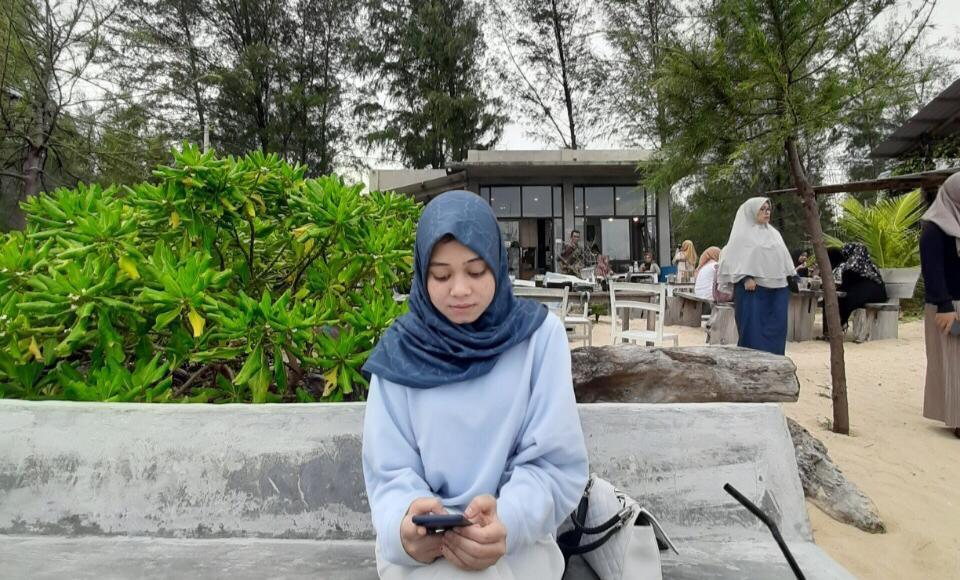
#> input picture efekisna.jpeg, 960 x 580 px
$ python filter.py
#> lines starting #> are read from the running program, lines starting #| are printed output that depends on the picture
import cv2

face = cv2.CascadeClassifier('face_detector.xml')
filename='efekisna.jpeg'
img=cv2.imread(filename)
#> img is the input picture: shape (580, 960, 3); mean B, G, R 111.5, 129.6, 122.8
gray=cv2.cvtColor(img,cv2.COLOR_BGR2GRAY)
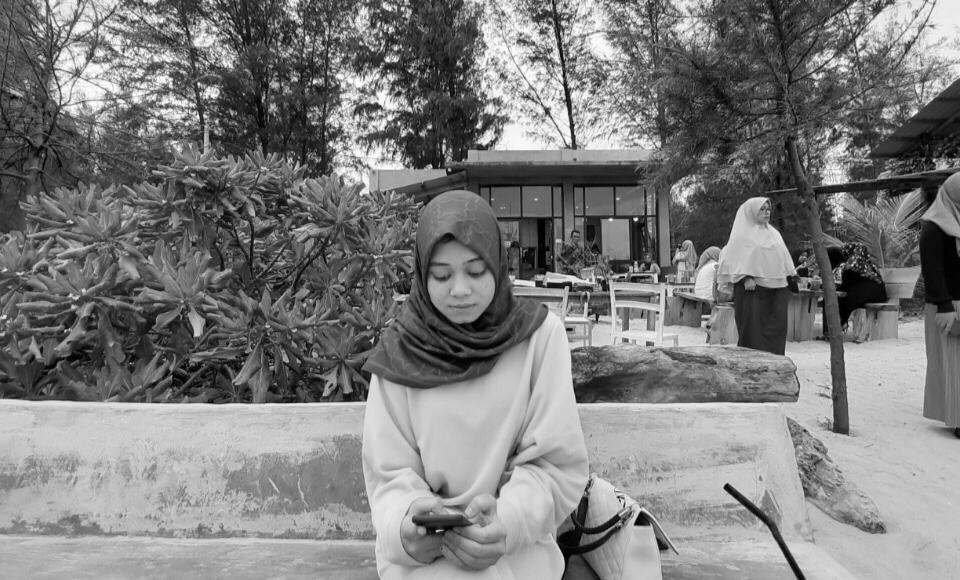
#> gray: shape (580, 960); min 0, max 255, mean 125.5
fl=face.detectMultiScale(gray,1.09,7)
#> fl = [[418, 243, 83, 83]]
ey=face.detectMultiScale(gray,1.09,7)
#> ey = [[418, 243, 83, 83]]
hat=cv2.imread('crownisna.png')
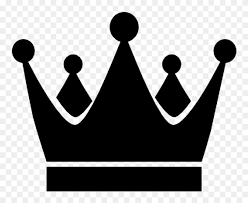
#> input picture crownisna.png, 248 x 203 px
#> hat is the input picture: shape (203, 248, 3); min 0, max 255, mean 149.3
glass=cv2.imread('glassisna.jpeg')
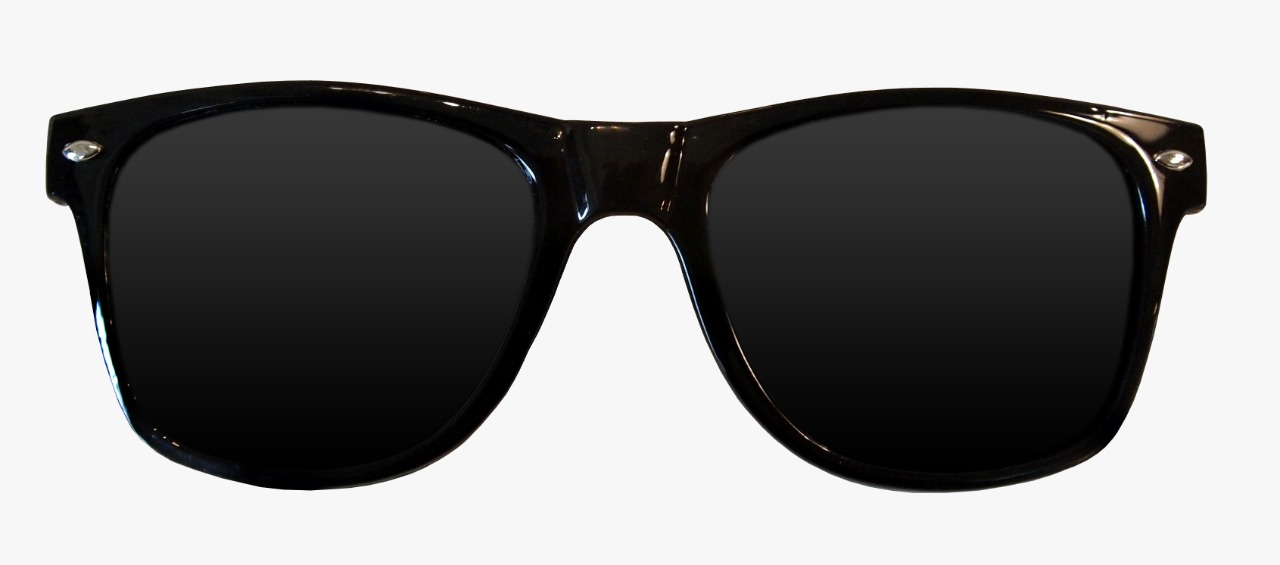
#> input picture glassisna.jpeg, 1280 x 565 px
#> glass is the input picture: shape (565, 1280, 3); mean B, G, R 137.9, 138.1, 138.4
def put_hat(hat, fc, x, y, w, h):
    face_width = w
    face_height = h
    hat_width = face_width + 1
    hat_height = int(0.50 * face_height) + 1
    hat = cv2.resize(hat, (hat_width, hat_height))

    for i in range(hat_height):
        for j in range(hat_width):
            for k in range(3):
                if hat[i][j][k] < 235:
                    fc[y + i - int(0.40 * face_height)][x + j][k] = hat[i][j][k]
    return fc


def put_glass(glass, fc, x, y, w, h):
    face_width = w
    face_height = h

    hat_width = face_width + 1
    hat_height = int(0.50 * face_height) + 1

    glass = cv2.resize(glass, (hat_width, hat_height))

    for i in range(hat_height):
        for j in range(hat_width):
            for k in range(3):
                if glass[i][j][k] < 235:
                    fc[y + i - int(-0.20 * face_height)][x + j][k] = glass[i][j][k]
    return fc
for (x, y, w, h) in fl:
    frame = put_hat(hat, img, x, y, w, h)
#> this loop made 1 pass
#> (x, y, w, h, face_width in put_hat, face_height in put_hat, hat_width in put_hat, hat_height in put_hat) on pass 1: (418, 243, 83, 83, 83, 83, 84, 42)
#> pass 1, in put_hat, `hat = cv2.resize(hat, (hat_width, hat_height))`:
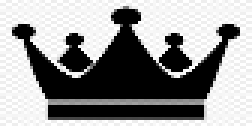
#> hat: shape (42, 84, 3) (shown 3 times larger); min 0, max 255, mean 149.2
for (x, y, w, h) in ey:
    frame=put_glass(glass,img, x, y, w, h)
#> this loop made 1 pass
#> pass 1, in put_glass, `glass = cv2.resize(glass, (hat_width, hat_height))`:
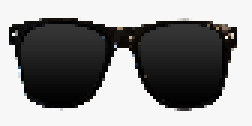
#> glass: shape (42, 84, 3) (shown 3 times larger); mean of channels 0, 1, 2 138.2, 138.5, 138.7; drawn as B, G, R
#> pass 1, `frame=put_glass(glass,img, x, y, w, h)`:
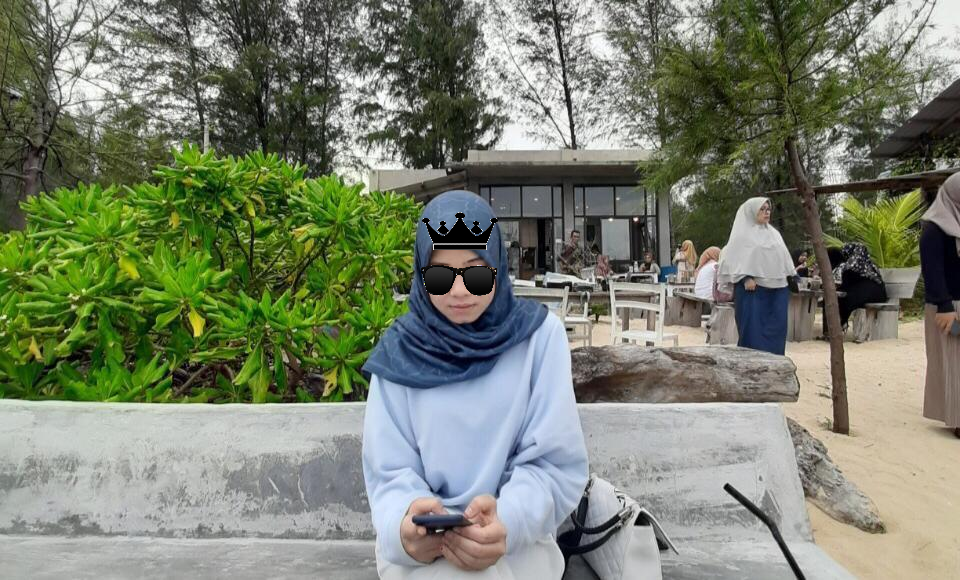
#> frame: shape (580, 960, 3); mean B, G, R 111, 129.1, 122.3
    # img = cv2.rectangle(img, (x, y), (x + w, y + h), (255, 0, 0), 2)
cv2.imshow('image',frame)
cv2.waitKey(8000)& 0xff
cv2.destroyAllWindows()
